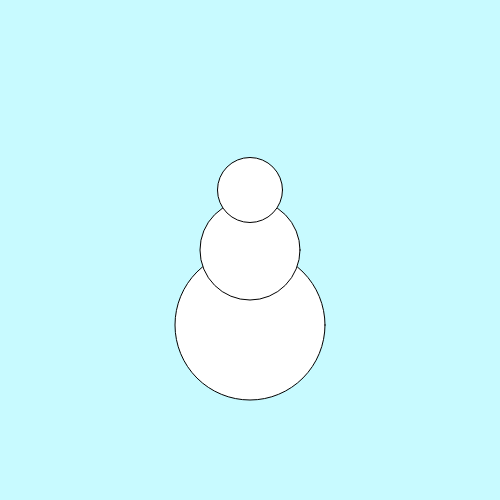
Frame 1 (no input)
Frame 60 (no input): identical to frame 1, image omitted
Frame 120 (the mouse pressed at the canvas centre since frame 60): identical to frame 1, image omitted

The p5.js sketch that drew this single still picture (run headless with seeded random() and noise() and a simulated clock; from frame 60 on, the mouse is pressed at the canvas centre):

// p5.js sketch
// ── sketch.js
function setup() {
  createCanvas(500, 500);
}

function draw() {
  background(200,250,255);
  fill(255);
  ellipse(width/2,height/2 +75, 150,150);
  ellipse(width/2,height/2,100,100);
  ellipse(width/2,height/2 -60, 65,65);
}
